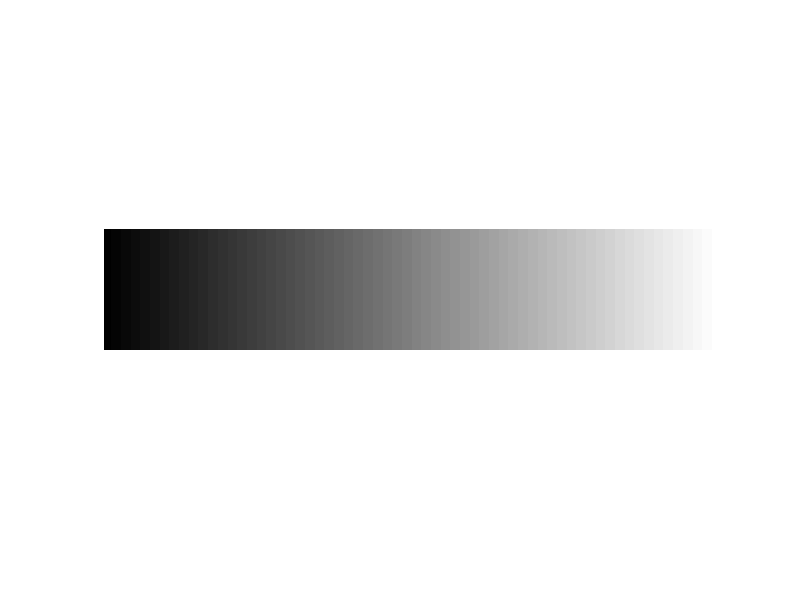

Write MATLAB code to recreate this figure.
close all;
clear all;

%1. Criar uma imagem vazia;
%2. Percorrer a imagem gerando um degrad? de 256 tons de cinza;
%3. Abrir uma nova janela;
%4. Mostrar a imagem em degrad?;

im = uint8(zeros(50, 256));

for i = 1 : size(im,1)
  for j = 1 : size(im,2)
      im(i,j) = j;
  endfor
endfor

figure(1);
imshow(im);

